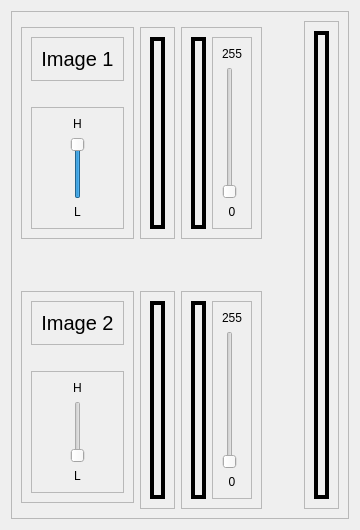
         <widget class="QWidget" name="Hybrid">
          <layout class="QGridLayout" name="gridLayout_108">
           <item row="0" column="0">
            <widget class="QFrame" name="frame_36">
             <property name="frameShape">
              <enum>QFrame::StyledPanel</enum>
             </property>
             <property name="frameShadow">
              <enum>QFrame::Raised</enum>
             </property>
             <layout class="QGridLayout" name="gridLayout_91">
              <item row="1" column="1">
               <widget class="QFrame" name="frame_37">
                <property name="maximumSize">
                 <size>
                  <width>300</width>
                  <height>16777215</height>
                 </size>
                </property>
                <property name="frameShape">
                 <enum>QFrame::StyledPanel</enum>
                </property>
                <property name="frameShadow">
                 <enum>QFrame::Raised</enum>
                </property>
                <layout class="QGridLayout" name="gridLayout_77">
                 <item row="0" column="0">
                  <widget class="QLabel" name="hybridInputImage1">
                   <property name="styleSheet">
                    <string notr="true">border: 4px solid black;
</string>
                   </property>
                   <property name="text">
                    <string/>
                   </property>
                   <property name="scaledContents">
                    <bool>true</bool>
                   </property>
                   <property name="alignment">
                    <set>Qt::AlignCenter</set>
                   </property>
                  </widget>
                 </item>
                </layout>
               </widget>
              </item>
              <item row="3" column="2" rowspan="2">
               <widget class="QFrame" name="frame_41">
                <property name="maximumSize">
                 <size>
                  <width>346</width>
                  <height>16777215</height>
                 </size>
                </property>
                <property name="frameShape">
                 <enum>QFrame::StyledPanel</enum>
                </property>
                <property name="frameShadow">
                 <enum>QFrame::Raised</enum>
                </property>
                <layout class="QGridLayout" name="gridLayout_86">
                 <item row="0" column="0">
                  <widget class="QLabel" name="freqOutputImage2">
                   <property name="styleSheet">
                    <string notr="true">border: 4px solid black;
</string>
                   </property>
                   <property name="text">
                    <string/>
                   </property>
                   <property name="scaledContents">
                    <bool>true</bool>
                   </property>
                   <property name="alignment">
                    <set>Qt::AlignCenter</set>
                   </property>
                  </widget>
                 </item>
                 <item row="0" column="1">
                  <widget class="QFrame" name="frame_46">
                   <property name="maximumSize">
                    <size>
                     <width>40</width>
                     <height>16777215</height>
                    </size>
                   </property>
                   <property name="frameShape">
                    <enum>QFrame::StyledPanel</enum>
                   </property>
                   <property name="frameShadow">
                    <enum>QFrame::Raised</enum>
                   </property>
                   <layout class="QGridLayout" name="gridLayout_85">
                    <item row="0" column="0">
                     <widget class="QLabel" name="label_9">
                      <property name="text">
                       <string>255</string>
                      </property>
                      <property name="alignment">
                       <set>Qt::AlignCenter</set>
                      </property>
                     </widget>
                    </item>
                    <item row="1" column="0">
                     <widget class="QSlider" name="freqOutputImage2Slider">
                      <property name="maximum">
                       <number>255</number>
                      </property>
                      <property name="orientation">
                       <enum>Qt::Vertical</enum>
                      </property>
                     </widget>
                    </item>
                    <item row="2" column="0">
                     <widget class="QLabel" name="label_10">
                      <property name="text">
                       <string>0</string>
                      </property>
                      <property name="alignment">
                       <set>Qt::AlignCenter</set>
                      </property>
                     </widget>
                    </item>
                   </layout>
                  </widget>
                 </item>
                </layout>
               </widget>
              </item>
              <item row="0" column="4" rowspan="5">
               <widget class="QFrame" name="frame_49">
                <property name="frameShape">
                 <enum>QFrame::StyledPanel</enum>
                </property>
                <property name="frameShadow">
                 <enum>QFrame::Raised</enum>
                </property>
                <layout class="QGridLayout" name="gridLayout_89">
                 <item row="0" column="0">
                  <widget class="QLabel" name="finalHybridImage">
                   <property name="styleSheet">
                    <string notr="true">border: 4px solid black;
</string>
                   </property>
                   <property name="text">
                    <string/>
                   </property>
                   <property name="scaledContents">
                    <bool>true</bool>
                   </property>
                   <property name="alignment">
                    <set>Qt::AlignCenter</set>
                   </property>
                  </widget>
                 </item>
                </layout>
               </widget>
              </item>
              <item row="1" column="2">
               <widget class="QFrame" name="frame_38">
                <property name="maximumSize">
                 <size>
                  <width>346</width>
                  <height>16777215</height>
                 </size>
                </property>
                <property name="frameShape">
                 <enum>QFrame::StyledPanel</enum>
                </property>
                <property name="frameShadow">
                 <enum>QFrame::Raised</enum>
                </property>
                <layout class="QGridLayout" name="gridLayout_78">
                 <item row="0" column="0">
                  <widget class="QLabel" name="freqOutputImage1">
                   <property name="styleSheet">
                    <string notr="true">border: 4px solid black;
</string>
                   </property>
                   <property name="text">
                    <string/>
                   </property>
                   <property name="scaledContents">
                    <bool>true</bool>
                   </property>
                   <property name="alignment">
                    <set>Qt::AlignCenter</set>
                   </property>
                  </widget>
                 </item>
                 <item row="0" column="1">
                  <widget class="QFrame" name="frame_43">
                   <property name="maximumSize">
                    <size>
                     <width>40</width>
                     <height>16777215</height>
                    </size>
                   </property>
                   <property name="frameShape">
                    <enum>QFrame::StyledPanel</enum>
                   </property>
                   <property name="frameShadow">
                    <enum>QFrame::Raised</enum>
                   </property>
                   <layout class="QGridLayout" name="gridLayout_80">
                    <item row="0" column="0">
                     <widget class="QLabel" name="label_12">
                      <property name="text">
                       <string>255</string>
                      </property>
                      <property name="alignment">
                       <set>Qt::AlignCenter</set>
                      </property>
                     </widget>
                    </item>
                    <item row="1" column="0">
                     <widget class="QSlider" name="freqOutputImage1Slider">
                      <property name="orientation">
                       <enum>Qt::Vertical</enum>
                      </property>
                     </widget>
                    </item>
                    <item row="2" column="0">
                     <widget class="QLabel" name="label_11">
                      <property name="text">
                       <string>0</string>
                      </property>
                      <property name="alignment">
                       <set>Qt::AlignCenter</set>
                      </property>
                     </widget>
                    </item>
                   </layout>
                  </widget>
                 </item>
                </layout>
               </widget>
              </item>
              <item row="1" column="0">
               <widget class="QFrame" name="frame_39">
                <property name="maximumSize">
                 <size>
                  <width>150</width>
                  <height>16777215</height>
                 </size>
                </property>
                <property name="frameShape">
                 <enum>QFrame::StyledPanel</enum>
                </property>
                <property name="frameShadow">
                 <enum>QFrame::Raised</enum>
                </property>
                <layout class="QGridLayout" name="gridLayout_79">
                 <item row="1" column="0">
                  <widget class="QPushButton" name="UploadeImage1">
                   <property name="styleSheet">
                    <string notr="true">QPushButton{
border-radius: 25px;
font: 900 12pt &quot;Segoe UI Black&quot;;
}


QPushButton:hover:!pressed{
	background-color: qlineargradient(x1: 0.5, y1: 1, x2: 0.5, y2: 1, stop: 0 #dadbde, stop: 1 #f6f7fa);
}</string>
                   </property>
                   <property name="text">
                    <string/>
                   </property>
                   <property name="icon">
                    <iconset>
                     <normaloff>:/Icons/UploadIcon.png</normaloff>:/Icons/UploadIcon.png</iconset>
                   </property>
                   <property name="iconSize">
                    <size>
                     <width>60</width>
                     <height>60</height>
                    </size>
                   </property>
                  </widget>
                 </item>
                 <item row="2" column="0">
                  <widget class="QFrame" name="frame_42">
                   <property name="frameShape">
                    <enum>QFrame::StyledPanel</enum>
                   </property>
                   <property name="frameShadow">
                    <enum>QFrame::Raised</enum>
                   </property>
                   <layout class="QGridLayout" name="gridLayout_81">
                    <item row="0" column="0">
                     <widget class="QLabel" name="label_5">
                      <property name="maximumSize">
                       <size>
                        <width>28</width>
                        <height>16777215</height>
                       </size>
                      </property>
                      <property name="text">
                       <string>H</string>
                      </property>
                      <property name="alignment">
                       <set>Qt::AlignCenter</set>
                      </property>
                     </widget>
                    </item>
                    <item row="1" column="0">
                     <widget class="QSlider" name="Image1FSlider">
                      <property name="maximumSize">
                       <size>
                        <width>16777215</width>
                        <height>62</height>
                       </size>
                      </property>
                      <property name="maximum">
                       <number>1</number>
                      </property>
                      <property name="pageStep">
                       <number>10</number>
                      </property>
                      <property name="sliderPosition">
                       <number>1</number>
                      </property>
                      <property name="orientation">
                       <enum>Qt::Vertical</enum>
                      </property>
                      <property name="tickPosition">
                       <enum>QSlider::NoTicks</enum>
                      </property>
                      <property name="tickInterval">
                       <number>0</number>
                      </property>
                     </widget>
                    </item>
                    <item row="2" column="0">
                     <widget class="QLabel" name="label_6">
                      <property name="maximumSize">
                       <size>
                        <width>28</width>
                        <height>16777215</height>
                       </size>
                      </property>
                      <property name="text">
                       <string>L</string>
                      </property>
                      <property name="alignment">
                       <set>Qt::AlignCenter</set>
                      </property>
                     </widget>
                    </item>
                   </layout>
                  </widget>
                 </item>
                 <item row="0" column="0">
                  <widget class="QFrame" name="frame_47">
                   <property name="maximumSize">
                    <size>
                     <width>16777215</width>
                     <height>200</height>
                    </size>
                   </property>
                   <property name="frameShape">
                    <enum>QFrame::StyledPanel</enum>
                   </property>
                   <property name="frameShadow">
                    <enum>QFrame::Raised</enum>
                   </property>
                   <layout class="QGridLayout" name="gridLayout_87">
                    <item row="0" column="0">
                     <widget class="QLabel" name="inputImageLabel_4">
                      <property name="maximumSize">
                       <size>
                        <width>16777215</width>
                        <height>50</height>
                       </size>
                      </property>
                      <property name="styleSheet">
                       <string notr="true">font-family: Impact, Haettenschweiler, 'Arial Narrow Bold', sans-serif;
font-size: 20px;
color: black;
background-color:transparent;</string>
                      </property>
                      <property name="text">
                       <string>Image 1</string>
                      </property>
                      <property name="alignment">
                       <set>Qt::AlignCenter</set>
                      </property>
                     </widget>
                    </item>
                   </layout>
                  </widget>
                 </item>
                </layout>
               </widget>
              </item>
              <item row="3" column="1" rowspan="2">
               <widget class="QFrame" name="frame_40">
                <property name="maximumSize">
                 <size>
                  <width>300</width>
                  <height>16777215</height>
                 </size>
                </property>
                <property name="frameShape">
                 <enum>QFrame::StyledPanel</enum>
                </property>
                <property name="frameShadow">
                 <enum>QFrame::Raised</enum>
                </property>
                <layout class="QGridLayout" name="gridLayout_82">
                 <item row="0" column="0">
                  <widget class="QLabel" name="hybridInputImage2">
                   <property name="styleSheet">
                    <string notr="true">border: 4px solid black;
</string>
                   </property>
                   <property name="text">
                    <string/>
                   </property>
                   <property name="scaledContents">
                    <bool>true</bool>
                   </property>
                   <property name="alignment">
                    <set>Qt::AlignCenter</set>
                   </property>
                  </widget>
                 </item>
                </layout>
               </widget>
              </item>
              <item row="2" column="3">
               <widget class="QPushButton" name="HybridButton">
                <property name="maximumSize">
                 <size>
                  <width>30</width>
                  <height>60</height>
                 </size>
                </property>
                <property name="styleSheet">
                 <string notr="true">QPushButton{
border-radius: 25px;
font: 900 12pt &quot;Segoe UI Black&quot;;
}

QPushButton:hover:!pressed{
	background-color: qlineargradient(x1: 0.5, y1: 1, x2: 0.5, y2: 1, stop: 0 #dadbde, stop: 1 #f6f7fa);
}</string>
                </property>
                <property name="text">
                 <string/>
                </property>
                <property name="icon">
                 <iconset>
                  <normaloff>:/Icons/hybrid.png</normaloff>:/Icons/hybrid.png</iconset>
                </property>
                <property name="iconSize">
                 <size>
                  <width>60</width>
                  <height>60</height>
                 </size>
                </property>
               </widget>
              </item>
              <item row="3" column="0">
               <widget class="QFrame" name="frame_45">
                <property name="maximumSize">
                 <size>
                  <width>150</width>
                  <height>16777215</height>
                 </size>
                </property>
                <property name="frameShape">
                 <enum>QFrame::StyledPanel</enum>
                </property>
                <property name="frameShadow">
                 <enum>QFrame::Raised</enum>
                </property>
                <layout class="QGridLayout" name="gridLayout_84">
                 <item row="4" column="0" colspan="2">
                  <widget class="QFrame" name="frame_44">
                   <property name="frameShape">
                    <enum>QFrame::StyledPanel</enum>
                   </property>
                   <property name="frameShadow">
                    <enum>QFrame::Raised</enum>
                   </property>
                   <layout class="QGridLayout" name="gridLayout_83">
                    <item row="2" column="0">
                     <widget class="QSlider" name="Image2FSlider">
                      <property name="maximumSize">
                       <size>
                        <width>16777215</width>
                        <height>62</height>
                       </size>
                      </property>
                      <property name="maximum">
                       <number>1</number>
                      </property>
                      <property name="pageStep">
                       <number>10</number>
                      </property>
                      <property name="sliderPosition">
                       <number>0</number>
                      </property>
                      <property name="orientation">
                       <enum>Qt::Vertical</enum>
                      </property>
                      <property name="invertedAppearance">
                       <bool>false</bool>
                      </property>
                      <property name="tickPosition">
                       <enum>QSlider::NoTicks</enum>
                      </property>
                     </widget>
                    </item>
                    <item row="3" column="0">
                     <widget class="QLabel" name="label_8">
                      <property name="text">
                       <string>L</string>
                      </property>
                      <property name="alignment">
                       <set>Qt::AlignCenter</set>
                      </property>
                     </widget>
                    </item>
                    <item row="1" column="0">
                     <widget class="QLabel" name="label_7">
                      <property name="text">
                       <string>H</string>
                      </property>
                      <property name="alignment">
                       <set>Qt::AlignCenter</set>
                      </property>
                     </widget>
                    </item>
                   </layout>
                  </widget>
                 </item>
                 <item row="2" column="0" rowspan="2" colspan="2">
                  <widget class="QPushButton" name="UploadeImage2">
                   <property name="styleSheet">
                    <string notr="true">QPushButton{
border-radius: 25px;
font: 900 12pt &quot;Segoe UI Black&quot;;
}


QPushButton:hover:!pressed{
	background-color: qlineargradient(x1: 0.5, y1: 1, x2: 0.5, y2: 1, stop: 0 #dadbde, stop: 1 #f6f7fa);
}</string>
                   </property>
                   <property name="text">
                    <string/>
                   </property>
                   <property name="icon">
                    <iconset>
                     <normaloff>:/Icons/UploadIcon.png</normaloff>:/Icons/UploadIcon.png</iconset>
                   </property>
                   <property name="iconSize">
                    <size>
                     <width>60</width>
                     <height>60</height>
                    </size>
                   </property>
                  </widget>
                 </item>
                 <item row="1" column="0" colspan="2">
                  <widget class="QFrame" name="frame_48">
                   <property name="maximumSize">
                    <size>
                     <width>16777215</width>
                     <height>200</height>
                    </size>
                   </property>
                   <property name="frameShape">
                    <enum>QFrame::StyledPanel</enum>
                   </property>
                   <property name="frameShadow">
                    <enum>QFrame::Raised</enum>
                   </property>
                   <layout class="QGridLayout" name="gridLayout_88">
                    <item row="0" column="0">
                     <widget class="QLabel" name="inputImageLabel_5">
                      <property name="maximumSize">
                       <size>
                        <width>16777215</width>
                        <height>50</height>
                       </size>
                      </property>
                      <property name="styleSheet">
                       <string notr="true">font-family: Impact, Haettenschweiler, 'Arial Narrow Bold', sans-serif;
font-size: 20px;
color: black;
background-color:transparent;</string>
                      </property>
                      <property name="text">
                       <string>Image 2</string>
                      </property>
                      <property name="alignment">
                       <set>Qt::AlignCenter</set>
                      </property>
                     </widget>
                    </item>
                   </layout>
                  </widget>
                 </item>
                </layout>
               </widget>
              </item>
              <item row="2" column="0">
               <spacer name="verticalSpacer_3">
                <property name="orientation">
                 <enum>Qt::Vertical</enum>
                </property>
                <property name="sizeHint" stdset="0">
                 <size>
                  <width>20</width>
                  <height>40</height>
                 </size>
                </property>
               </spacer>
              </item>
             </layout>
            </widget>
           </item>
          </layout>
         </widget>
